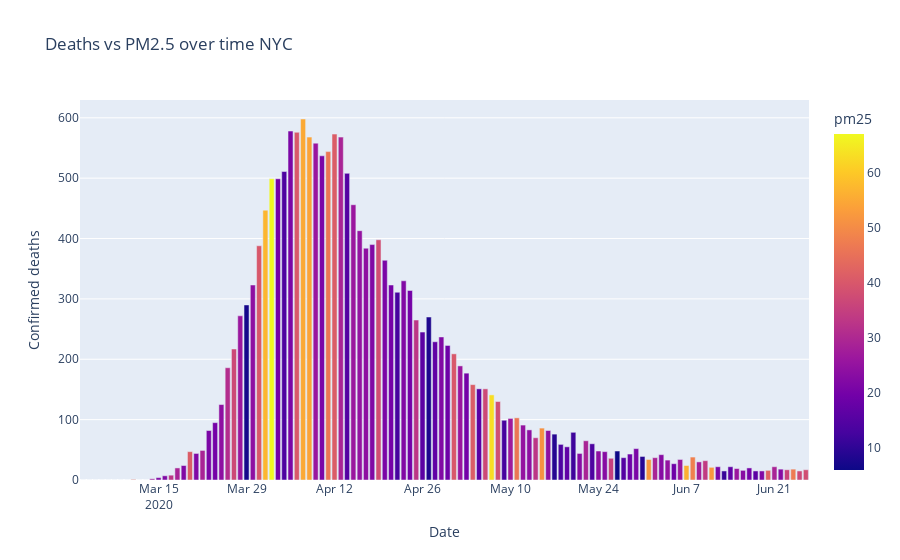

Source (notebook cell):
### Code cell
deaths_vs_pollutant(df_final, "pm25", "Deaths vs PM2.5 over time NYC")
